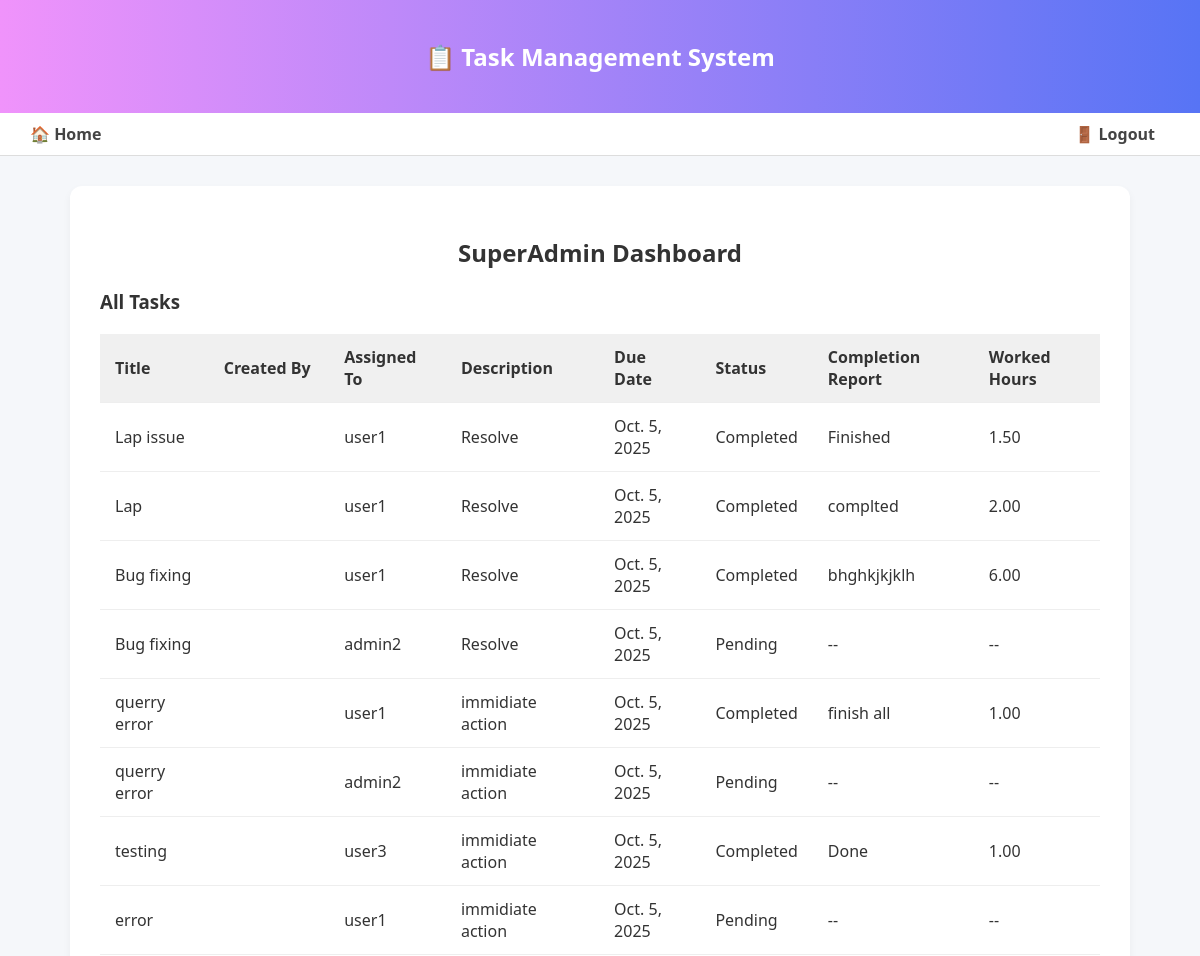
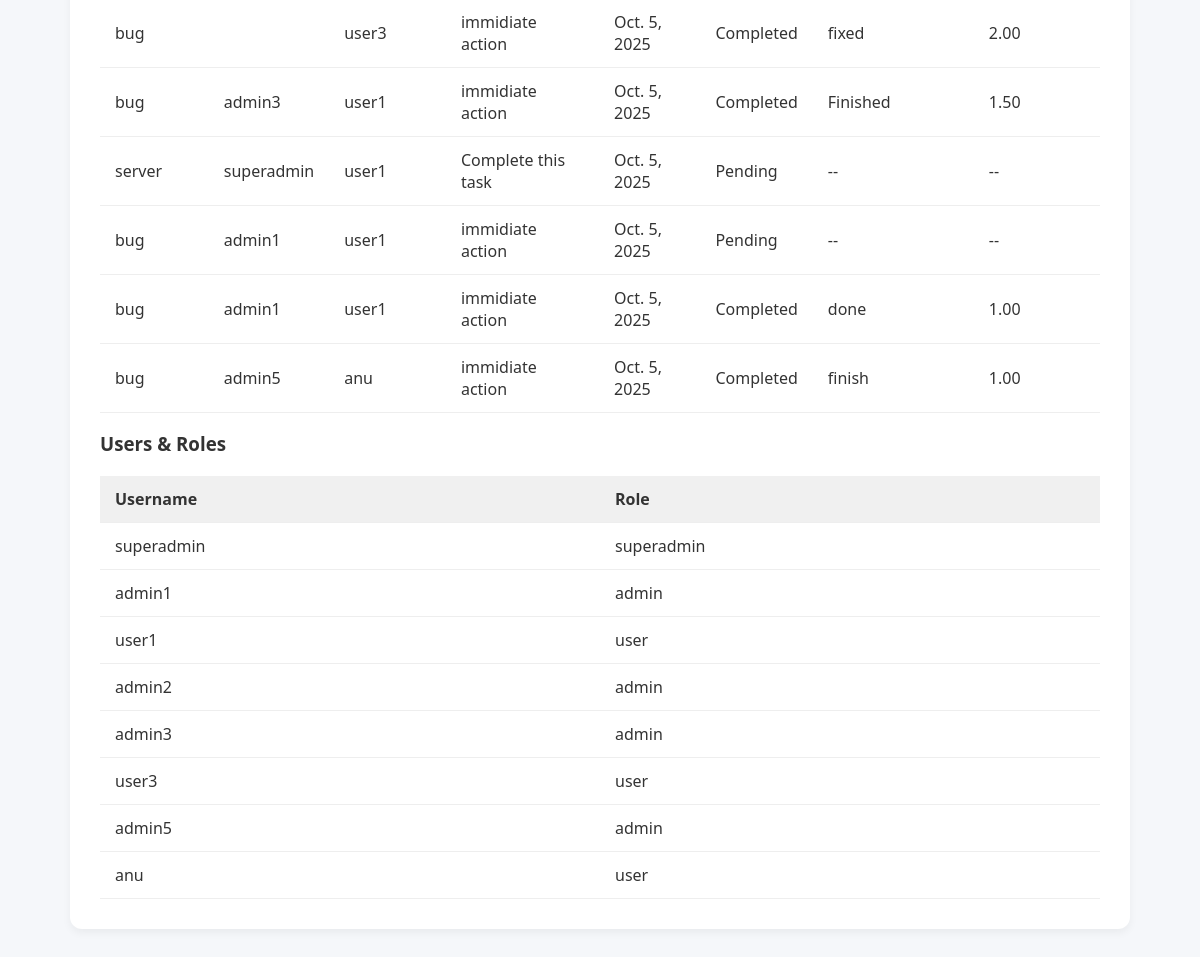
Page /api/dashboard/superadmin/ (signed in) on the committed database (2 pictures, top to bottom).
### tasks/models.py (models this page shows, shortened)
class Task(models.Model):
    STATUS_CHOICES = [
        ('Pending', 'Pending'),
        ('Completed', 'Completed'),
    ]
    title = models.CharField(max_length=255)
    description = models.TextField()
    assigned_to = models.ForeignKey(User, on_delete=models.CASCADE, related_name="tasks")
    due_date = models.DateField()
    status = models.CharField(max_length=20, choices=STATUS_CHOICES, default="Pending")
    completion_report = models.TextField(blank=True, null=True)
    worked_hours = models.DecimalField(max_digits=5, decimal_places=2, blank=True, null=True)
    created_by = models.ForeignKey(User, on_delete=models.CASCADE, related_name="created_tasks", null=True, blank=True)

class Profile(models.Model):
    ROLE_CHOICES = [
        ('superadmin', 'SuperAdmin'),
        ('admin', 'Admin'),
        ('user', 'User'),
    ]
    user = models.OneToOneField(User, on_delete=models.CASCADE)
    role = models.CharField(max_length=20, choices=ROLE_CHOICES, default='user')

### tasks/views.py (the view)
# urls.py: path('dashboard/superadmin/', superadmin_dashboard, name='superadmin-dashboard'),
@login_required
def superadmin_dashboard(request):
    tasks = Task.objects.all()
    users = Profile.objects.all()
    return render(request, "tasks/superadmin_dashboard.html", {"tasks": tasks, "users": users})

### tasks/templates/tasks/superadmin_dashboard.html
{% extends "tasks/base.html" %}
{% block content %}
<h2 style="text-align:center;">SuperAdmin Dashboard</h2>
<h3>All Tasks</h3>
<table>
  <tr>
    <th>Title</th>
    <th>Created By</th>
    <th>Assigned To</th>
    <th>Description</th>
    <th>Due Date</th>
    <th>Status</th>
    <th>Completion Report</th>
    <th>Worked Hours</th>
  </tr>
  {% for task in tasks %}
  <tr>
    <td>{{ task.title }}</td>
    <td>{{ task.created_by.username }}</td>
    <td>{{ task.assigned_to.username }}</td>
    <td>{{ task.description }}</td>
    <td>{{ task.due_date }}</td>
    <td>{{ task.status }}</td>
    <td>{{ task.completion_report|default:"--" }}</td>
    <td>{{ task.worked_hours|default:"--" }}</td>
  </tr>
  {% endfor %}
</table>
<h3>Users & Roles</h3>
<table>
  <tr>
    <th>Username</th>
    <th>Role</th>
  </tr>
  {% for profile in users %}
  <tr>
    <td>{{ profile.user.username }}</td>
    <td>{{ profile.role }}</td>
  </tr>
  {% endfor %}
</table>
{% endblock %}

### tasks/templates/tasks/base.html (style rules this page uses)
body { margin: 0; font-family: 'Segoe UI', Tahoma, Geneva, Verdana, sans-serif; background-color: #f5f7fa; color: #333; }
table { width: 100%; border-collapse: collapse; margin-top: 20px; }
th, td { padding: 12px 15px; text-align: left; border-bottom: 1px solid #eee; }
th { background-color: #f0f0f0; font-weight: 600; }

### rows in the picture
Task: title "Lap issue", assigned_to.username "user1", description "Resolve", due_date "Oct. 5, 2025", status "Completed", completion_report "Finished", worked_hours "1.50"
Task: title "Lap", assigned_to.username "user1", description "Resolve", due_date "Oct. 5, 2025", status "Completed", completion_report "complted", worked_hours "2.00"
Task: title "Bug fixing", assigned_to.username "user1", description "Resolve", due_date "Oct. 5, 2025", status "Completed", completion_report "bhghkjkjklh", worked_hours "6.00"
Task: title "Bug fixing", assigned_to.username "admin2", description "Resolve", due_date "Oct. 5, 2025", status "Pending", completion_report "--", worked_hours "--"
Task: title "querry error", assigned_to.username "user1", description "immidiate action", due_date "Oct. 5, 2025", status "Completed", completion_report "finish all", worked_hours "1.00"
Task: title "querry error", assigned_to.username "admin2", description "immidiate action", due_date "Oct. 5, 2025", status "Pending", completion_report "--", worked_hours "--"
Task: title "testing", assigned_to.username "user3", description "immidiate action", due_date "Oct. 5, 2025", status "Completed", completion_report "Done", worked_hours "1.00"
Task: title "error", assigned_to.username "user1", description "immidiate action", due_date "Oct. 5, 2025", status "Pending", completion_report "--", worked_hours "--"
Task: title "bug", assigned_to.username "user3", description "immidiate action", due_date "Oct. 5, 2025", status "Completed", completion_report "fixed", worked_hours "2.00"
Task: title "bug", created_by.username "admin3", assigned_to.username "user1", description "immidiate action", due_date "Oct. 5, 2025", status "Completed", completion_report "Finished", worked_hours "1.50"
Task: title "server", created_by.username "superadmin", assigned_to.username "user1", description "Complete this task", due_date "Oct. 5, 2025", status "Pending", completion_report "--", worked_hours "--"
Task: title "bug", created_by.username "admin1", assigned_to.username "user1", description "immidiate action", due_date "Oct. 5, 2025", status "Pending", completion_report "--", worked_hours "--"
Task: title "bug", created_by.username "admin1", assigned_to.username "user1", description "immidiate action", due_date "Oct. 5, 2025", status "Completed", completion_report "done", worked_hours "1.00"
Task: title "bug", created_by.username "admin5", assigned_to.username "anu", description "immidiate action", due_date "Oct. 5, 2025", status "Completed", completion_report "finish", worked_hours "1.00"
Profile: user.username "superadmin", role "superadmin"
Profile: user.username "admin1", role "admin"
Profile: user.username "user1", role "user"
Profile: user.username "admin2", role "admin"
Profile: user.username "admin3", role "admin"
Profile: user.username "user3", role "user"
Profile: user.username "admin5", role "admin"
Profile: user.username "anu", role "user"
